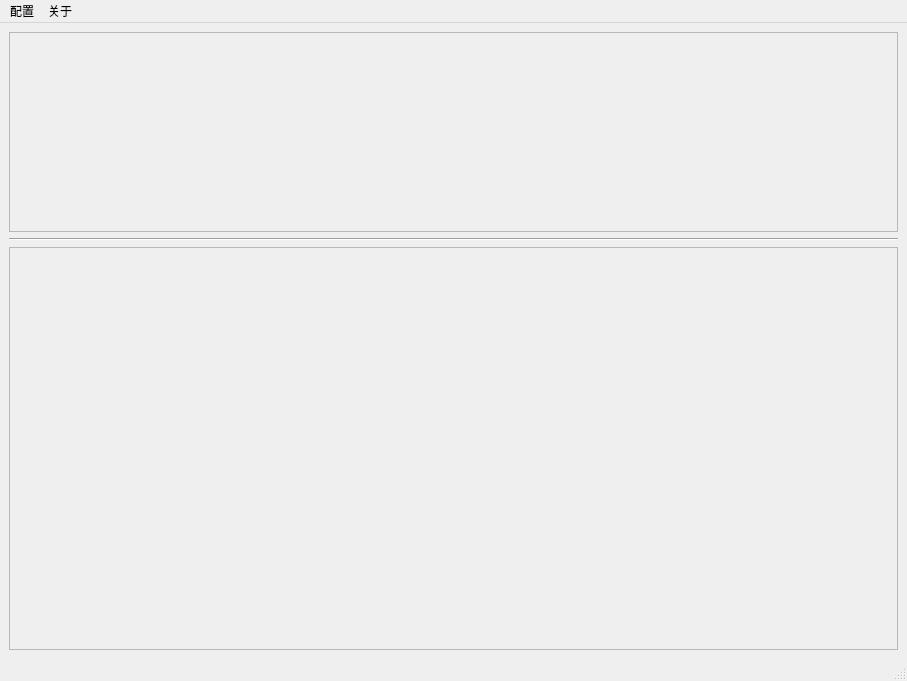
<?xml version="1.0" encoding="UTF-8"?>
<ui version="4.0">
 <class>MainWindow</class>
 <widget class="QMainWindow" name="MainWindow">
  <property name="geometry">
   <rect>
    <x>0</x>
    <y>0</y>
    <width>907</width>
    <height>681</height>
   </rect>
  </property>
  <property name="windowTitle">
   <string>黑沙苦难</string>
  </property>
  <property name="windowIcon">
   <iconset resource="../gui_resource/app.qrc">
    <normaloff>:/pic/icon.png</normaloff>:/pic/icon.png</iconset>
  </property>
  <property name="styleSheet">
   <string notr="true"/>
  </property>
  <property name="tabShape">
   <enum>QTabWidget::Rounded</enum>
  </property>
  <widget class="QWidget" name="centralwidget">
   <property name="styleSheet">
    <string notr="true"/>
   </property>
   <layout class="QGridLayout" name="gridLayout_2">
    <item row="0" column="0">
     <layout class="QGridLayout" name="gridLayout">
      <item row="0" column="0">
       <widget class="QFrame" name="TopFrame">
        <property name="maximumSize">
         <size>
          <width>16777215</width>
          <height>200</height>
         </size>
        </property>
        <property name="frameShape">
         <enum>QFrame::StyledPanel</enum>
        </property>
        <property name="frameShadow">
         <enum>QFrame::Raised</enum>
        </property>
        <layout class="QGridLayout" name="gridLayout_4">
         <item row="0" column="0">
          <layout class="QGridLayout" name="TopFrameLayout"/>
         </item>
        </layout>
       </widget>
      </item>
      <item row="2" column="0">
       <widget class="QFrame" name="ButtomFrame">
        <property name="frameShape">
         <enum>QFrame::StyledPanel</enum>
        </property>
        <property name="frameShadow">
         <enum>QFrame::Raised</enum>
        </property>
        <layout class="QVBoxLayout" name="verticalLayout_2">
         <item>
          <layout class="QVBoxLayout" name="ButtomFrameLayout"/>
         </item>
        </layout>
       </widget>
      </item>
      <item row="1" column="0">
       <widget class="Line" name="line">
        <property name="orientation">
         <enum>Qt::Horizontal</enum>
        </property>
       </widget>
      </item>
     </layout>
    </item>
   </layout>
  </widget>
  <widget class="QMenuBar" name="menubar">
   <property name="geometry">
    <rect>
     <x>0</x>
     <y>0</y>
     <width>907</width>
     <height>22</height>
    </rect>
   </property>
   <widget class="QMenu" name="configMenu">
    <property name="title">
     <string>配置</string>
    </property>
    <addaction name="actionLoadConfig"/>
    <addaction name="actionSaveConfig"/>
   </widget>
   <widget class="QMenu" name="aboutMenu">
    <property name="title">
     <string>关于</string>
    </property>
   </widget>
   <addaction name="configMenu"/>
   <addaction name="aboutMenu"/>
  </widget>
  <widget class="QStatusBar" name="statusbar"/>
  <action name="actionLoadConfig">
   <property name="text">
    <string>加载配置</string>
   </property>
  </action>
  <action name="actionSaveConfig">
   <property name="text">
    <string>保存当前配置</string>
   </property>
  </action>
 </widget>
 <resources>
  <include location="../gui_resource/app.qrc"/>
 </resources>
 <connections/>
</ui>
